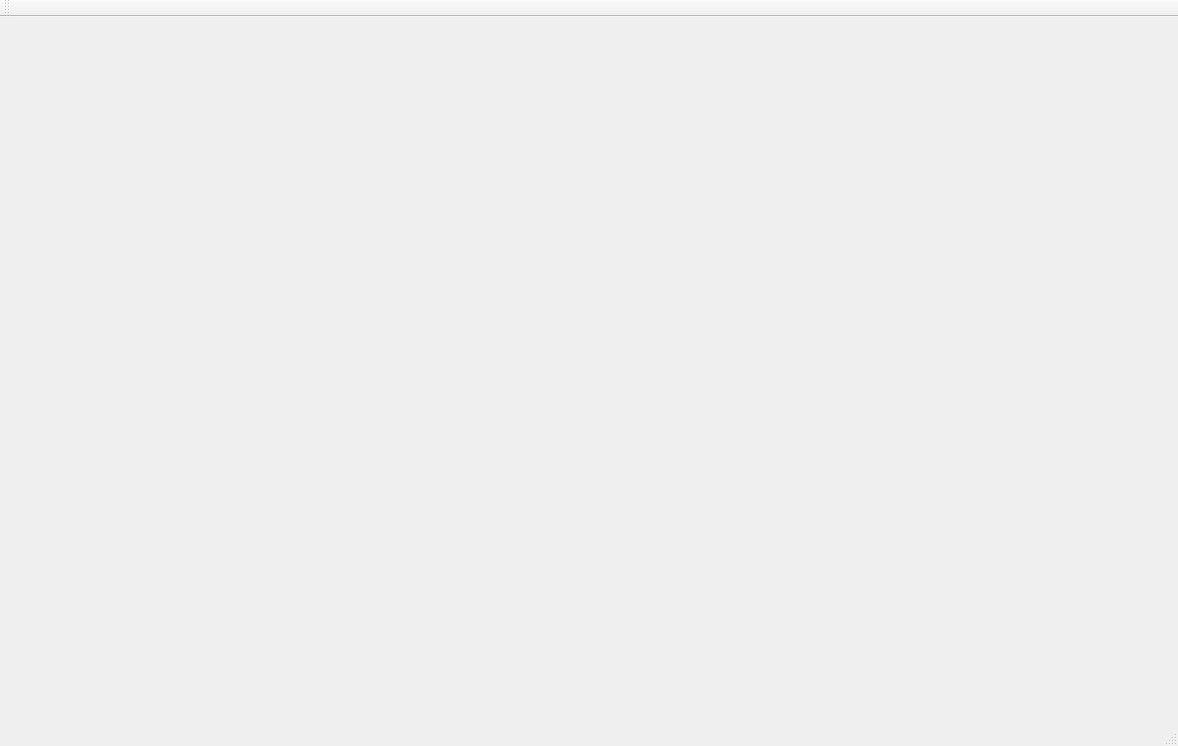
<?xml version="1.0" encoding="UTF-8"?>
<ui version="4.0">
 <class>EventPlannerProClass</class>
 <widget class="QMainWindow" name="EventPlannerProClass">
  <property name="geometry">
   <rect>
    <x>0</x>
    <y>0</y>
    <width>1178</width>
    <height>746</height>
   </rect>
  </property>
  <property name="windowTitle">
   <string>EventPlannerPro</string>
  </property>
  <widget class="QWidget" name="centralWidget"/>
  <widget class="QMenuBar" name="menuBar">
   <property name="geometry">
    <rect>
     <x>0</x>
     <y>0</y>
     <width>1178</width>
     <height>25</height>
    </rect>
   </property>
  </widget>
  <widget class="QToolBar" name="mainToolBar">
   <attribute name="toolBarArea">
    <enum>TopToolBarArea</enum>
   </attribute>
   <attribute name="toolBarBreak">
    <bool>false</bool>
   </attribute>
  </widget>
  <widget class="QStatusBar" name="statusBar"/>
 </widget>
 <layoutdefault spacing="6" margin="11"/>
 <resources>
  <include location="EventPlannerPro.qrc"/>
 </resources>
 <connections/>
</ui>
